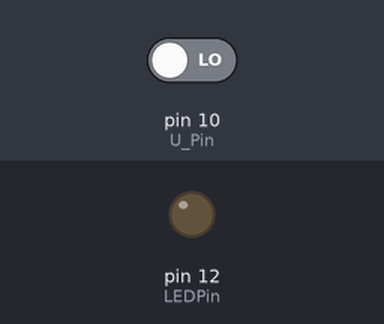
A sketch run on a simulated Arduino Uno, built with avr-gcc and run on an emulated ATmega328P. Shown: output pins drawn as LEDs (lit = HIGH). The test bench sets the inputs (shaded band); at power-on: pin 10 (U_Pin) LOW.

Above: at 1.2 s.
1.3 s: pin 10 (U_Pin) driven HIGH
At 1.7 s:
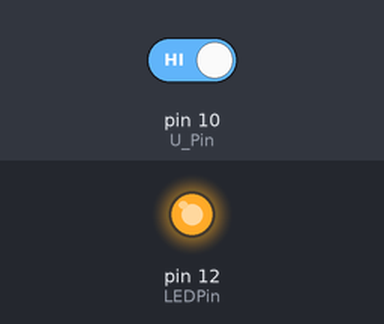
2.8 s: pin 10 (U_Pin) driven LOW
At 4.0 s:
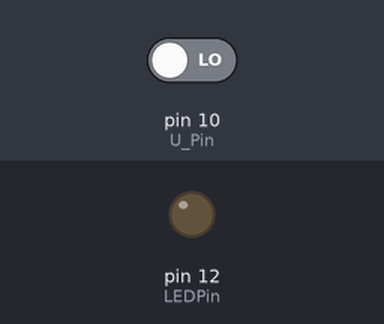
Timing chart, 0 to 5.8 s (numbered marks = the images above; inputs shaded):
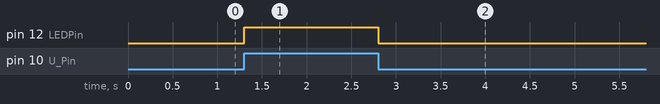

The sketch:

U_Switch.ino
```cpp
/*******************************************
 * LED photoelectric switch control
 * When there is an obstruction between the U-shaped switch, high output, LED lights
 ******************************************/

int U_Pin = 10;
int LEDPin = 12;
int U_Val;

void setup(){

  pinMode(LEDPin,OUTPUT);

}

void loop(){

  U_Val = digitalRead(U_Pin);

  if(U_Val == HIGH)
    digitalWrite(LEDPin,HIGH);
  else  digitalWrite(LEDPin,LOW);
}
```

Measured:
- after the input at 1.3 s, pin 12 (LEDPin): LOW → HIGH at once
- after the input at 2.8 s, pin 12 (LEDPin): HIGH → LOW at once
